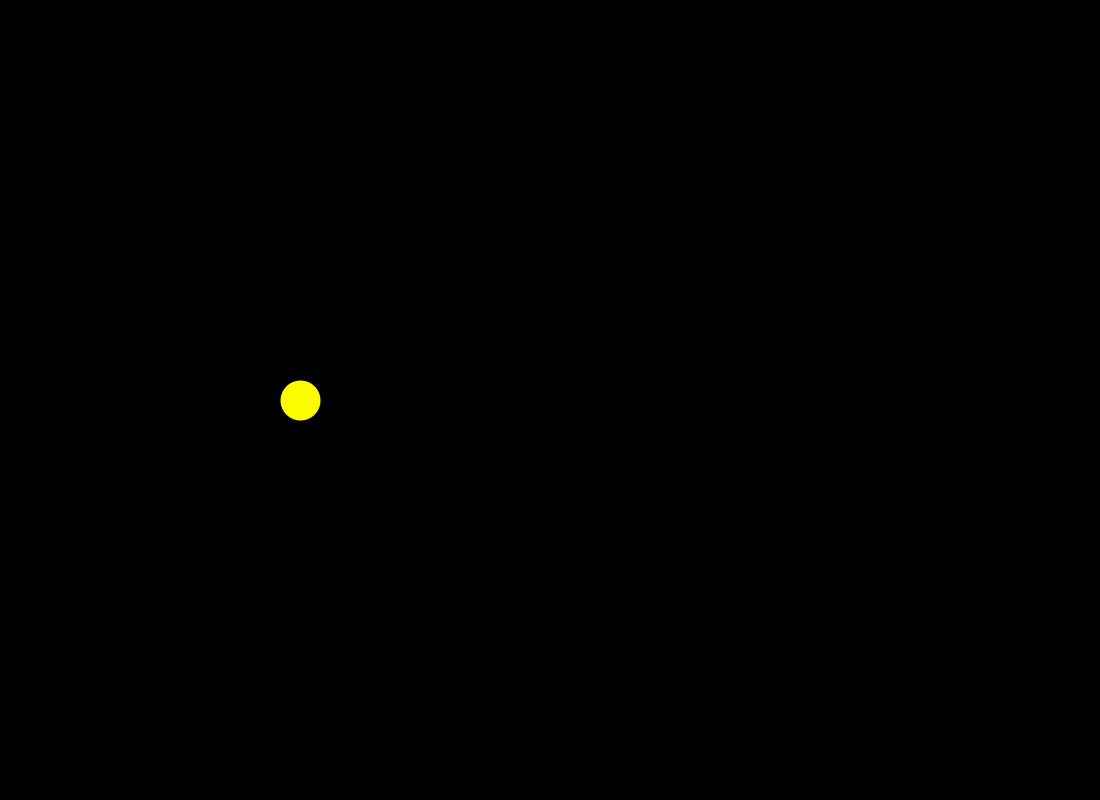
Frame 1 (no input)
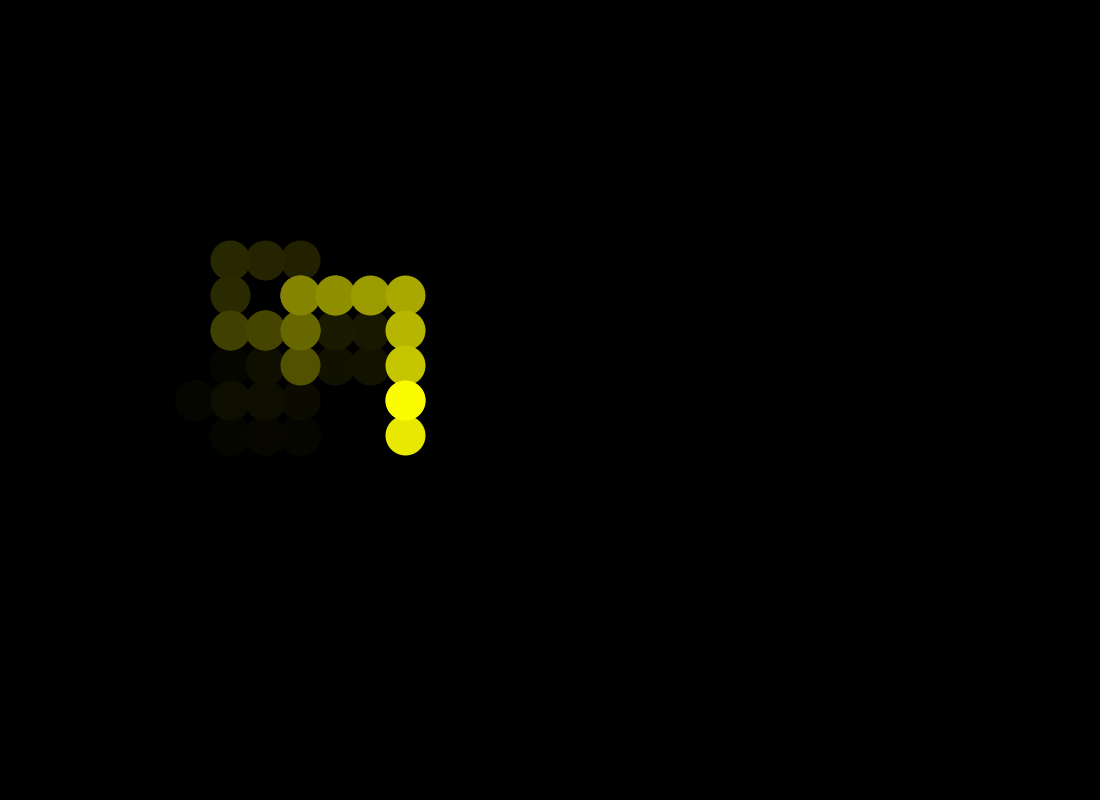
Frame 60 (the mouse pressed at the canvas centre just before this capture)
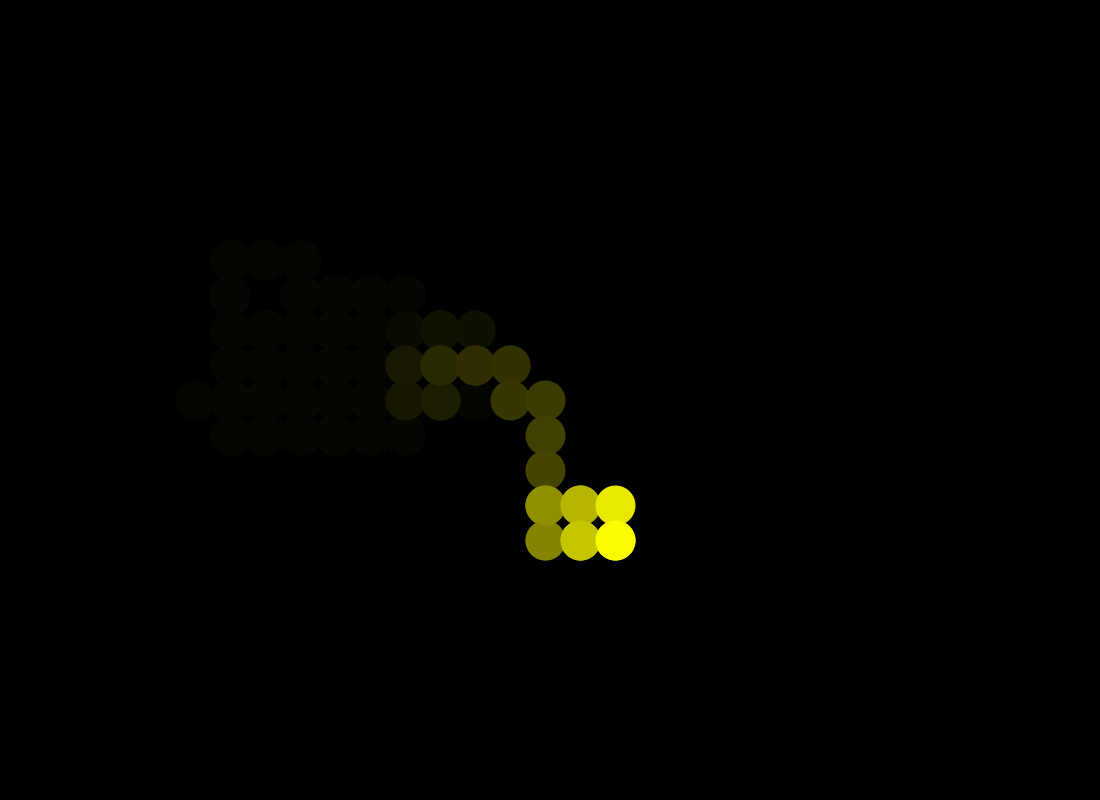
Frame 120 (the mouse held since frame 60 and released just before this capture)

The Processing sketch that drew these frames (run headless with seeded random() and noise(); from frame 60 on, the mouse is pressed at the canvas centre):

// Processing sketch: processing_111203
// ── processing_111203.pde

float x = 300;
float y = 400;
float r = 0;

void setup() {
  size(1100, 800);
  background(0);
  strokeWeight(40);
  frameRate(20);
}

void draw() {
  noStroke();
  fill(0,20);
  rect(0,0,1100,800);
 stroke(252,252,0);
  point(x, y);
    r=random(4);
    
    if (r<=1) {
      x = x+35;
    }
    else if (r<=2) {
      x = x-35;
    }
    else if (r<=3) {
      y = y+35;
    }

    else {
        y = y-35;
      
    }
  
if(x>1100){
    x=0;
}

if (x<0){
   x=800;
}
if(y>800){
  y=0;
}
if(y<0){
  y=800;
}



}
